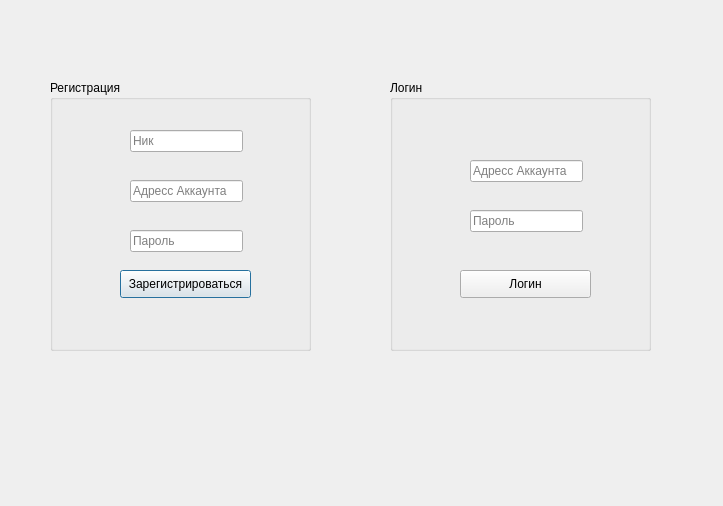
<?xml version="1.0" encoding="UTF-8"?>
<ui version="4.0">
 <class>reg</class>
 <widget class="QDialog" name="reg">
  <property name="geometry">
   <rect>
    <x>0</x>
    <y>0</y>
    <width>723</width>
    <height>506</height>
   </rect>
  </property>
  <property name="windowTitle">
   <string>Регистрация/логин</string>
  </property>
  <widget class="QGroupBox" name="groupBox">
   <property name="geometry">
    <rect>
     <x>50</x>
     <y>80</y>
     <width>261</width>
     <height>271</height>
    </rect>
   </property>
   <property name="title">
    <string>Регистрация</string>
   </property>
   <widget class="QLineEdit" name="regNick">
    <property name="geometry">
     <rect>
      <x>80</x>
      <y>50</y>
      <width>113</width>
      <height>22</height>
     </rect>
    </property>
    <property name="placeholderText">
     <string>Ник</string>
    </property>
   </widget>
   <widget class="QLineEdit" name="regLogin">
    <property name="geometry">
     <rect>
      <x>80</x>
      <y>100</y>
      <width>113</width>
      <height>22</height>
     </rect>
    </property>
    <property name="text">
     <string/>
    </property>
    <property name="echoMode">
     <enum>QLineEdit::Normal</enum>
    </property>
    <property name="placeholderText">
     <string>Адресс Аккаунта</string>
    </property>
   </widget>
   <widget class="QLineEdit" name="regPwd">
    <property name="geometry">
     <rect>
      <x>80</x>
      <y>150</y>
      <width>113</width>
      <height>22</height>
     </rect>
    </property>
    <property name="text">
     <string/>
    </property>
    <property name="echoMode">
     <enum>QLineEdit::PasswordEchoOnEdit</enum>
    </property>
    <property name="placeholderText">
     <string>Пароль</string>
    </property>
   </widget>
   <widget class="QPushButton" name="regButton">
    <property name="geometry">
     <rect>
      <x>70</x>
      <y>190</y>
      <width>131</width>
      <height>28</height>
     </rect>
    </property>
    <property name="text">
     <string>Зарегистрироваться</string>
    </property>
   </widget>
  </widget>
  <widget class="QGroupBox" name="groupBox_2">
   <property name="geometry">
    <rect>
     <x>390</x>
     <y>80</y>
     <width>261</width>
     <height>271</height>
    </rect>
   </property>
   <property name="title">
    <string>Логин</string>
   </property>
   <widget class="QLineEdit" name="logLogin">
    <property name="geometry">
     <rect>
      <x>80</x>
      <y>80</y>
      <width>113</width>
      <height>22</height>
     </rect>
    </property>
    <property name="text">
     <string/>
    </property>
    <property name="echoMode">
     <enum>QLineEdit::Normal</enum>
    </property>
    <property name="placeholderText">
     <string>Адресс Аккаунта</string>
    </property>
   </widget>
   <widget class="QLineEdit" name="logPwd">
    <property name="geometry">
     <rect>
      <x>80</x>
      <y>130</y>
      <width>113</width>
      <height>22</height>
     </rect>
    </property>
    <property name="text">
     <string/>
    </property>
    <property name="echoMode">
     <enum>QLineEdit::PasswordEchoOnEdit</enum>
    </property>
    <property name="placeholderText">
     <string>Пароль</string>
    </property>
   </widget>
   <widget class="QPushButton" name="logButton">
    <property name="geometry">
     <rect>
      <x>70</x>
      <y>190</y>
      <width>131</width>
      <height>28</height>
     </rect>
    </property>
    <property name="text">
     <string>Логин</string>
    </property>
   </widget>
  </widget>
 </widget>
 <resources/>
 <connections/>
</ui>
